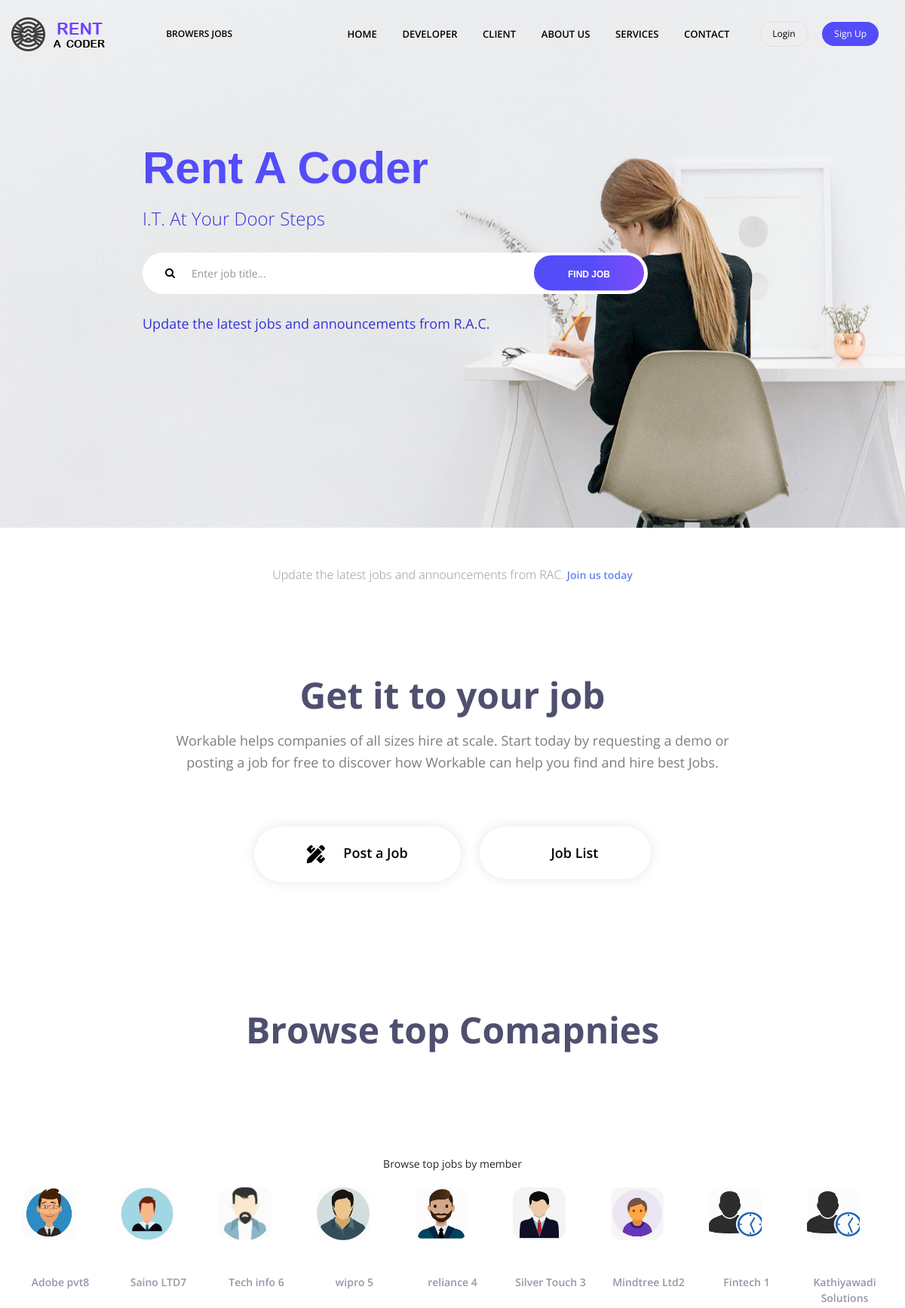
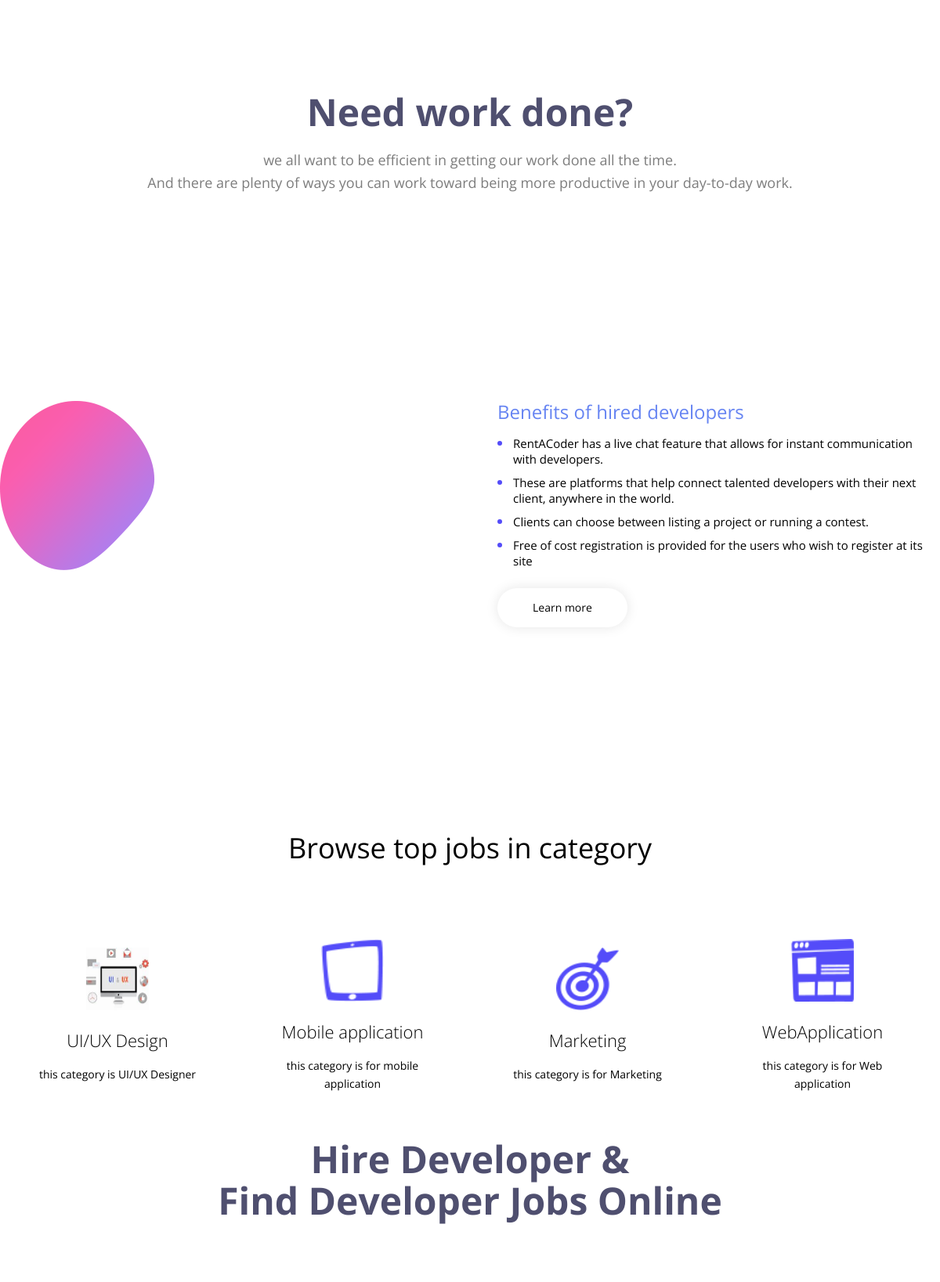
/core/ (upper part), run on the app's committed database (2 pictures, top to bottom).
### emp_app/models.py (models this page shows, shortened)
class Profile_client(models.Model):
    user_id_fk  = models.ForeignKey(CustomUser,on_delete=models.CASCADE,related_name='client_userid')
    company_name = models.CharField(max_length=100)
    company_description = models.TextField(max_length=20000,blank=True)
    qualification = models.CharField(max_length=10000)
    NoOfEmployees = models.CharField(max_length=50,blank=True,null=True)
    Designation = models.CharField(max_length=100)
    amount_range = models.CharField(max_length=50)
    DOB = models.DateTimeField(blank=True, null=True,default=timezone.now)
    location = models.CharField(max_length=200)
    picture = models.ImageField(upload_to='images',blank=True)
    def get_client_image_url(self):
        return f"{self.picture.url}"

### core/models.py (models this page shows, shortened)
class Category(models.Model):
    type = models.CharField(max_length=50)
    description = models.TextField(max_length=20000,blank=True,null=True)
    picture = models.ImageField(upload_to='Images',blank=True)
    color_picture = models.ImageField(upload_to='Images',blank=True)
    def get_category_image_url(self):
        return self.picture.url
    def get_category_color_image_url(self):
        return self.color_picture.url

### core/views.py (the view, shortened to what this page needs)
# urls.py: path("",index,name="index"),
def index(request):
    client = Profile_client.objects.all()          #this for clients shows on index page
    cnt = Profile_client.objects.all().count()      #for count of clients
    Category_display = list(Category.objects.all())
    Category_display = random.sample(Category_display,4)
    category_color_display = list(Category.objects.all())
    category_color_display = random.sample(category_color_display,8)
    form = subscribeform()
    context = {
        'all_client':client,
        'count' : cnt ,
        'category_display' : Category_display,
        'category_color_display' : category_color_display,
        'form_e':form
    }
    return render(request,'core/index.html',context)

### services/forms.py
class subscribeform(forms.ModelForm):
    class Meta:
        model = subscribe
        fields = ['email']
        widgets = {
            'email' : forms.EmailInput(attrs={'class':'form-control','placeholder':'Enter your Email'})
        }

### core/context_processors.py (called while the page is built)
def project(request):
    project = Project.objects.filter(project_status='False')
    p_cnt = Project.objects.filter(project_status='False').count()
    print(project)
    return {'all_project':project,'project_count' : p_cnt}

def verticle_feature_members(request):
    verticle_feature_members = Profile_client.objects.all()[:7]
    return {'feature_members':verticle_feature_members}

def topcat(request):
    Category_display = list(Category.objects.all())
    Category_display = random.sample(Category_display,5)
    return {'topcat' : Category_display}

def topclient(request):
    topclient = list(Profile_client.objects.all())
    topclient = random.sample(topclient,5)
    return {'topclient' : topclient}

def topdev(request):
    topdev = list(Profile_dev.objects.all())
    topdev = random.sample(topdev,5)
    return {'topdev' : topdev}

### emp_app/models.py (called while the page is built)
    def __str__(self):
        return f'{self.id}'

### templates/core/index.html (shortened to what this page needs)
{% extends 'core/layout.html' %}
{% block banner %}
{% include 'core/banner.html' %}
{% endblock banner %}
{% block findjob %}
{% include 'core/findjob.html' %}
{% endblock findjob %}
{% block benefits %}
{% include 'core/benefits.html' %}
{% endblock benefits %}
{% block services %}
{% include 'core/services.html' %}
{% endblock services %}
{% block section_hire_freelancer %}
{% include 'core/section_hire_freelancer.html' %}
{% endblock section_hire_freelancer %}

### templates/core/findjob.html (shortened to what this page needs)
{% load static %}
<div class="ps-home-find-job-2">
    <div class="container">
        <div class="ps-section__header">
            <p>Update the latest jobs and announcements from RAC.<a href="{% url 'signup_user:signup_gen' %}"> Join us today</a></p>
        </div>
        <div class="ps-section__content">
            <h3>Get it to your job</h3>
            <p>Workable helps companies of all sizes hire at scale. Start today by requesting a demo or <br>posting a job for
                free to discover how Workable can help you find and hire best Jobs.
            </p>
            <div class="ps-section__actions"><a class="ps-btn ps-btn--shadow ps-btn--white"
                    href="{% url 'core:post_job' %}"><i class="fas fa-pencil-ruler"></i> Post a Job</a><a
                    class="ps-btn ps-btn--shadow ps-btn--white" href="{% url 'core:job_list' %}"> Job List</a>
            </div>
        </div>
        <div class="ps-section__header">
            <h3>Browse top Comapnies</h3>
          </div>
          <div class="ps-section__content">
          <figcaption>Browse top jobs by member</figcaption></br>
        <figure>
            <div class="ps-section__companies">
                <div class="owl-slider" data-owl-auto="true" data-owl-loop="true" data-owl-speed="7000" data-owl-gap="0"
                    data-owl-nav="false" data-owl-dots="false" data-owl-item="{{count}}" data-owl-item-xs="3" data-owl-item-sm="4"
                    data-owl-item-md="6" data-owl-item-lg="7" data-owl-duration="1000" data-owl-mousedrag="off">
                    {% for client in all_client %}
                    <div class="ps-block--company-tiny"><a class="ps-block__thumbnail" href="{% url 'emp_app:pr_client_profile' client.id %}"><img
                                src="{{client.get_client_image_url}}" alt="" style="height: 70px; width: 70px;"></a><a class="ps-block__title" href="#">
                            {{client.company_name}}</a></div>
                    {% endfor %}
                </div>
            </div>
        </figure>
          </div>
        <div class="ps-section__footer">
            <h3>Need work done?</h3>
            <p>we all want to be efficient in getting our work done all the time.
                <br>And there are plenty of ways you can work toward being more productive in your day-to-day work.</p>
        </div>
    </div>
</div>

### templates/core/services.html (shortened to what this page needs)
{% load static %}
<div class="ps-section__header">
    <h2><center>Browse top jobs in category</center></h2>
  </div>
<div class="ps-home-services-2">
    {% for Category in category_display %}
    <figure style="height: 340px;">
        <div class="ps-block--service box-shadow">
            <div class="ps-block__content"><img src="{{Category.get_category_image_url}}" alt="" style="height: 80px; width: 80px;">
                <h5>{{Category.type}}</h5>
                <p>{{Category.description}}</p>
            </div>
        </div>
    </figure>
    {% endfor %}
</div>

### data on the page
Profile_client: get_client_image_url (picture), company_name "Adobe pvt8"
Profile_client: get_client_image_url (picture), company_name "Saino LTD7"
Profile_client: get_client_image_url (picture), company_name "Tech info 6"
Profile_client: get_client_image_url (picture), company_name "wipro 5"
Profile_client: get_client_image_url (picture), company_name "reliance 4"
Profile_client: get_client_image_url (picture), company_name "Silver Touch 3"
Profile_client: get_client_image_url (picture), company_name "Mindtree Ltd2"
Profile_client: get_client_image_url (picture), company_name "Fintech 1"
Profile_client: get_client_image_url (picture), company_name "Kathiyawadi Solutions"
Category: get_category_image_url (picture), type "UI/UX Design", description "this category is UI/UX Designer"
Category: get_category_image_url (picture), type "Mobile application", description "this category is for mobile application"
Category: get_category_image_url (picture), type "Marketing", description "this category is for Marketing"
Category: get_category_image_url (picture), type "WebApplication", description "this category is for Web application"
